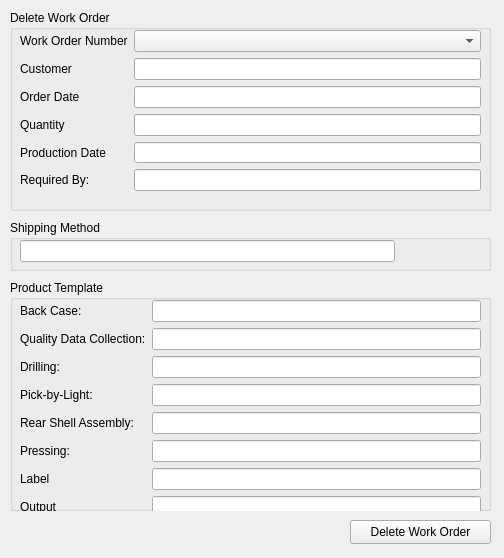
<?xml version="1.0" encoding="UTF-8"?>
<ui version="4.0">
 <class>CreateWorkOrderWidget</class>
 <widget class="QWidget" name="CreateWorkOrderWidget">
  <property name="windowModality">
   <enum>Qt::WindowModal</enum>
  </property>
  <property name="geometry">
   <rect>
    <x>0</x>
    <y>0</y>
    <width>504</width>
    <height>558</height>
   </rect>
  </property>
  <property name="windowTitle">
   <string>Delete Work Order</string>
  </property>
  <widget class="QPushButton" name="createNewWOSaveButton">
   <property name="geometry">
    <rect>
     <x>350</x>
     <y>520</y>
     <width>141</width>
     <height>24</height>
    </rect>
   </property>
   <property name="text">
    <string>Delete Work Order</string>
   </property>
  </widget>
  <widget class="QGroupBox" name="groupBox">
   <property name="geometry">
    <rect>
     <x>10</x>
     <y>220</y>
     <width>481</width>
     <height>51</height>
    </rect>
   </property>
   <property name="title">
    <string>Shipping Method</string>
   </property>
   <widget class="QWidget" name="verticalLayoutWidget">
    <property name="geometry">
     <rect>
      <x>10</x>
      <y>20</y>
      <width>375</width>
      <height>22</height>
     </rect>
    </property>
    <layout class="QHBoxLayout" name="horizontalLayout">
     <item>
      <widget class="QLineEdit" name="lineEdit_6"/>
     </item>
    </layout>
   </widget>
  </widget>
  <widget class="QGroupBox" name="createNewWOBox">
   <property name="geometry">
    <rect>
     <x>10</x>
     <y>10</y>
     <width>481</width>
     <height>201</height>
    </rect>
   </property>
   <property name="title">
    <string>Delete Work Order</string>
   </property>
   <widget class="QWidget" name="formLayoutWidget_2">
    <property name="geometry">
     <rect>
      <x>10</x>
      <y>20</y>
      <width>461</width>
      <height>161</height>
     </rect>
    </property>
    <layout class="QFormLayout" name="formLayout_2">
     <item row="0" column="0">
      <widget class="QLabel" name="label_6">
       <property name="text">
        <string>Work Order Number</string>
       </property>
      </widget>
     </item>
     <item row="1" column="0">
      <widget class="QLabel" name="label">
       <property name="text">
        <string>Customer</string>
       </property>
      </widget>
     </item>
     <item row="2" column="0">
      <widget class="QLabel" name="label_2">
       <property name="text">
        <string>Order Date</string>
       </property>
      </widget>
     </item>
     <item row="3" column="0">
      <widget class="QLabel" name="label_5">
       <property name="text">
        <string>Quantity</string>
       </property>
      </widget>
     </item>
     <item row="4" column="0">
      <widget class="QLabel" name="label_7">
       <property name="text">
        <string>Production Date</string>
       </property>
      </widget>
     </item>
     <item row="5" column="0">
      <widget class="QLabel" name="requiredByDateLabel">
       <property name="text">
        <string>Required By: </string>
       </property>
      </widget>
     </item>
     <item row="5" column="1">
      <widget class="QLineEdit" name="createWORequiredByDate"/>
     </item>
     <item row="4" column="1">
      <widget class="QLineEdit" name="createWOProductionDateInput"/>
     </item>
     <item row="3" column="1">
      <widget class="QLineEdit" name="createWOQuantityInput"/>
     </item>
     <item row="2" column="1">
      <widget class="QLineEdit" name="createWODateInput"/>
     </item>
     <item row="1" column="1">
      <widget class="QLineEdit" name="createWOCustomerSelection"/>
     </item>
     <item row="0" column="1">
      <widget class="QComboBox" name="WorkOrderNumber"/>
     </item>
    </layout>
   </widget>
  </widget>
  <widget class="QGroupBox" name="groupBox_2">
   <property name="geometry">
    <rect>
     <x>10</x>
     <y>280</y>
     <width>481</width>
     <height>231</height>
    </rect>
   </property>
   <property name="title">
    <string>Product Template</string>
   </property>
   <widget class="QWidget" name="formLayoutWidget">
    <property name="geometry">
     <rect>
      <x>10</x>
      <y>20</y>
      <width>461</width>
      <height>251</height>
     </rect>
    </property>
    <layout class="QFormLayout" name="formLayout">
     <item row="0" column="0">
      <widget class="QLabel" name="label_3">
       <property name="text">
        <string>Back Case:</string>
       </property>
      </widget>
     </item>
     <item row="0" column="1">
      <widget class="QLineEdit" name="backCaseComboBox"/>
     </item>
     <item row="1" column="0">
      <widget class="QLabel" name="label_4">
       <property name="text">
        <string>Quality Data Collection:</string>
       </property>
      </widget>
     </item>
     <item row="1" column="1">
      <widget class="QLineEdit" name="lineEdit"/>
     </item>
     <item row="2" column="0">
      <widget class="QLabel" name="label_8">
       <property name="text">
        <string>Drilling:</string>
       </property>
      </widget>
     </item>
     <item row="2" column="1">
      <widget class="QLineEdit" name="comboBox_2"/>
     </item>
     <item row="3" column="0">
      <widget class="QLabel" name="label_9">
       <property name="text">
        <string>Pick-by-Light:</string>
       </property>
      </widget>
     </item>
     <item row="3" column="1">
      <widget class="QLineEdit" name="lineEdit_2"/>
     </item>
     <item row="4" column="0">
      <widget class="QLabel" name="label_10">
       <property name="text">
        <string>Rear Shell Assembly:</string>
       </property>
      </widget>
     </item>
     <item row="4" column="1">
      <widget class="QLineEdit" name="lineEdit_3"/>
     </item>
     <item row="5" column="0">
      <widget class="QLabel" name="label_11">
       <property name="text">
        <string>Pressing:</string>
       </property>
      </widget>
     </item>
     <item row="5" column="1">
      <widget class="QLineEdit" name="lineEdit_4"/>
     </item>
     <item row="6" column="0">
      <widget class="QLabel" name="label_13">
       <property name="text">
        <string>Label</string>
       </property>
      </widget>
     </item>
     <item row="6" column="1">
      <widget class="QLineEdit" name="lineEdit_5"/>
     </item>
     <item row="7" column="0">
      <widget class="QLabel" name="label_12">
       <property name="text">
        <string>Output</string>
       </property>
      </widget>
     </item>
     <item row="7" column="1">
      <widget class="QLineEdit" name="lineEdit_7"/>
     </item>
    </layout>
   </widget>
  </widget>
 </widget>
 <resources/>
 <connections/>
</ui>
